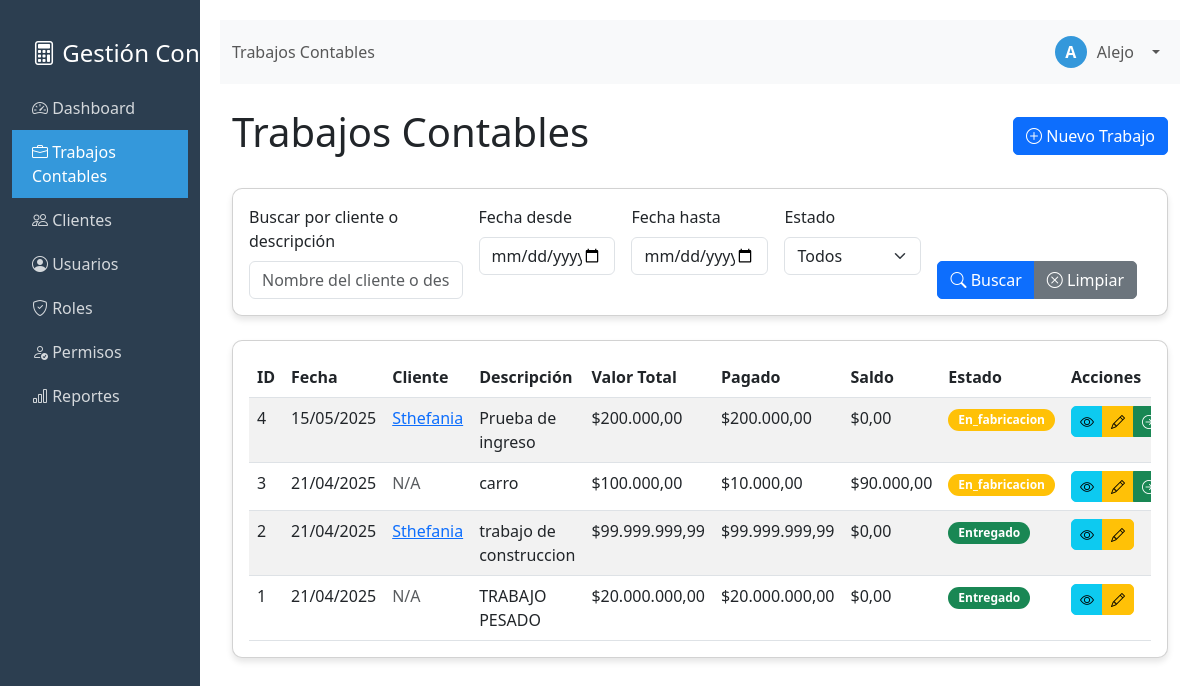
The app's page /trabajos.php (signed in) with its own data.
### tables this page shows
CREATE TABLE `trabajos_contables` (
  `id` int(11) NOT NULL,
  `cliente_id` int(11) DEFAULT NULL,
  `fecha_ingreso` date NOT NULL,
  `fecha_inicio` date DEFAULT NULL,
  `nombre_cliente` varchar(100) NOT NULL,
  `descripcion` text NOT NULL,
  `valor_total` decimal(10,2) NOT NULL,
  `abonos_realizados` decimal(10,2) DEFAULT 0.00,
  `saldo_pendiente` decimal(10,2) NOT NULL,
  `requiere_factura` tinyint(1) DEFAULT 0,
  `numero_factura` varchar(50) DEFAULT NULL,
  `estado` enum('recibido','en_fabricacion','entregado') DEFAULT 'recibido',
  `fecha_cambio_estado` timestamp NOT NULL DEFAULT current_timestamp(),
  `fecha_creacion` timestamp NOT NULL DEFAULT current_timestamp(),
  `fecha_actualizacion` timestamp NOT NULL DEFAULT current_timestamp() ON UPDATE current_timestamp()
);

CREATE TABLE `clientes` (
  `id` int(11) NOT NULL,
  `nombre_completo` varchar(255) NOT NULL,
  `tipo_documento` varchar(50) DEFAULT NULL,
  `numero_documento` varchar(50) DEFAULT NULL,
  `direccion` text DEFAULT NULL,
  `telefono` varchar(50) DEFAULT NULL,
  `email` varchar(100) DEFAULT NULL,
  `fecha_registro` timestamp NOT NULL DEFAULT current_timestamp()
);

### trabajos.php (the view, shortened to what this page needs)
<?php
require_once 'config/database.php';
$busqueda = isset($_GET['busqueda']) ? $_GET['busqueda'] : '';
$fecha_desde = isset($_GET['fecha_desde']) ? $_GET['fecha_desde'] : '';
$fecha_hasta = isset($_GET['fecha_hasta']) ? $_GET['fecha_hasta'] : '';
$sql = "
    SELECT t.*,
           c.nombre_completo AS nombre_cliente_asociado, -- Renamed to avoid conflict if t.nombre_cliente still exists
           c.id AS id_cliente_asociado,
           COALESCE(SUM(p.monto), 0) as total_pagado,
           t.valor_total - COALESCE(SUM(p.monto), 0) as saldo_pendiente
    FROM trabajos_contables t
    LEFT JOIN clientes c ON t.cliente_id = c.id -- JOIN con la tabla clientes
    LEFT JOIN pagos p ON t.id = p.trabajo_id
    WHERE 1=1
";
$params = [];
$sql .= " GROUP BY t.id, c.nombre_completo, c.id ORDER BY t.fecha_ingreso DESC, t.id DESC";
$stmt = $pdo->prepare($sql);
$stmt->execute($params);
$trabajos = $stmt->fetchAll(PDO::FETCH_ASSOC);
?>
<div class="container-fluid">
    <div class="d-flex justify-content-between align-items-center mb-4">
        <h1>Trabajos Contables</h1>
        <a href="nuevo_trabajo.php" class="btn btn-primary">
            <i class="bi bi-plus-circle"></i> Nuevo Trabajo
        </a>
    </div>
    <div class="card mb-4">
        <div class="card-body">
            <form method="GET" class="row g-3">
                <div class="col-md-3">
                    <label for="busqueda" class="form-label">Buscar por cliente o descripción</label>
                    <input type="text" class="form-control" id="busqueda" name="busqueda"
                           value="<?php echo htmlspecialchars($busqueda); ?>"
                           placeholder="Nombre del cliente o descripción">
                </div>
                <div class="col-md-2">
                    <label for="fecha_desde" class="form-label">Fecha desde</label>
                    <input type="date" class="form-control" id="fecha_desde" name="fecha_desde"
                           value="<?php echo $fecha_desde; ?>">
                </div>
                <div class="col-md-2">
                    <label for="fecha_hasta" class="form-label">Fecha hasta</label>
                    <input type="date" class="form-control" id="fecha_hasta" name="fecha_hasta"
                           value="<?php echo $fecha_hasta; ?>">
                </div>
                <div class="col-md-2">
                    <label for="estado" class="form-label">Estado</label>
                    <select class="form-select" id="estado" name="estado">
                        <option value="">Todos</option>
                    </select>
                </div>
                <div class="col-md-3 d-flex align-items-end">
                    <div class="btn-group">
                        <button type="submit" class="btn btn-primary">
                            <i class="bi bi-search"></i> Buscar
                        </button>
                        <a href="trabajos.php" class="btn btn-secondary">
                            <i class="bi bi-x-circle"></i> Limpiar
                        </a>
                    </div>
                </div>
            </form>
        </div>
    </div>
    <div class="card">
        <div class="card-body">
            <?php if (empty($trabajos)): ?>
                <div class="alert alert-info">
                    No se encontraron trabajos que coincidan con los criterios de búsqueda.
                </div>
            <?php else: ?>
                <div class="table-responsive">
                    <table class="table table-striped table-hover">
                        <thead>
                            <tr>
                                <th>ID</th>
                                <th>Fecha</th>
                                <th>Cliente</th>
                                <th>Descripción</th>
                                <th>Valor Total</th>
                                <th>Pagado</th>
                                <th>Saldo</th>
                                <th>Estado</th>
                                <th>Acciones</th>
                            </tr>
                        </thead>
                        <tbody>
                            <?php foreach ($trabajos as $trabajo): ?>
                                <tr>
                                    <td><?php echo $trabajo['id']; ?></td>
                                    <td><?php echo date('d/m/Y', strtotime($trabajo['fecha_ingreso'])); ?></td>
                                    <td>
                                        <?php if (!empty($trabajo['nombre_cliente_asociado'])): ?>
                                            <a href="editar_cliente.php?id=<?php echo $trabajo['id_cliente_asociado']; ?>">
                                                <?php echo htmlspecialchars($trabajo['nombre_cliente_asociado']); ?>
                                            </a>
                                        <?php else: ?>
                                            <span class="text-muted">N/A</span>
                                        <?php endif; ?>
                                    </td>
                                    <td><?php echo htmlspecialchars(mb_strimwidth($trabajo['descripcion'], 0, 50, "...")); ?></td>
                                    <td>$<?php echo number_format($trabajo['valor_total'] ?? 0, 2, ',', '.'); ?></td>
                                    <td>$<?php echo number_format($trabajo['total_pagado'] ?? 0, 2, ',', '.'); ?></td>
                                    <td>$<?php echo number_format($trabajo['saldo_pendiente'] ?? 0, 2, ',', '.'); ?></td>
                                    <td>
                                        <span class="badge bg-<?php
                                            echo $trabajo['estado'] === 'entregado' ? 'success' :
                                                ($trabajo['estado'] === 'en_fabricacion' ? 'warning' : 'info');
                                        ?>">
                                            <?php echo ucfirst($trabajo['estado']); ?>
                                        </span>
                                    </td>
                                    <td>
                                        <div class="btn-group">
                                            <a href="ver_trabajo.php?id=<?php echo $trabajo['id']; ?>"
                                               class="btn btn-sm btn-info" title="Ver">
                                                <i class="bi bi-eye"></i>
                                            </a>
                                            <a href="editar_trabajo.php?id=<?php echo $trabajo['id']; ?>"
                                               class="btn btn-sm btn-warning" title="Editar">
                                                <i class="bi bi-pencil"></i>
                                            </a>
                                            <?php if ($trabajo['estado'] !== 'entregado'): ?>
                                                <a href="cambiar_estado.php?id=<?php echo $trabajo['id']; ?>&estado=<?php
                                                    echo $trabajo['estado'] === 'recibido' ? 'en_fabricacion' :
                                                        ($trabajo['estado'] === 'en_fabricacion' ? 'entregado' : 'recibido');
                                                ?>" class="btn btn-sm btn-success" title="Cambiar Estado">
                                                    <i class="bi bi-arrow-right-circle"></i>
                                                </a>
                                            <?php endif; ?>
                                        </div>
                                    </td>
                                </tr>
                            <?php endforeach; ?>
                        </tbody>
                    </table>
                </div>
            <?php endif; ?>
        </div>
    </div>
</div>
<?php
require_once 'layout.php';
?>

### layout.php (style rules this page uses)
.card { border-radius: 10px; box-shadow: 0 4px 6px rgba(0, 0, 0, 0.1); margin-bottom: 20px; }
.btn { border-radius: 5px; }
.table { margin-bottom: 0; }
.badge { padding: 5px 10px; border-radius: 15px; }

### records on screen
trabajos_contables: id "4", fecha_ingreso "15/05/2025", cliente.nombre_completo "Sthefania", descripcion "Prueba de ingreso", valor_total "200.000,00", total_pagado "200.000,00", saldo_pendiente "0,00", estado "En_fabricacion"
trabajos_contables: id "3", fecha_ingreso "21/04/2025", shows "N/A", descripcion "carro", valor_total "100.000,00", total_pagado "10.000,00", saldo_pendiente "90.000,00", estado "En_fabricacion"
trabajos_contables: id "2", fecha_ingreso "21/04/2025", cliente.nombre_completo "Sthefania", descripcion "trabajo de construccion", valor_total "99.999.999,99", total_pagado "99.999.999,99", saldo_pendiente "0,00", estado "Entregado"
trabajos_contables: id "1", fecha_ingreso "21/04/2025", shows "N/A", descripcion "TRABAJO PESADO", valor_total "20.000.000,00", total_pagado "20.000.000,00", saldo_pendiente "0,00", estado "Entregado"

### other values on screen
$titulo "Trabajos Contables"
substr($nombre_usuario, 0, 1) "A"
$nombre_usuario "Alejo"
